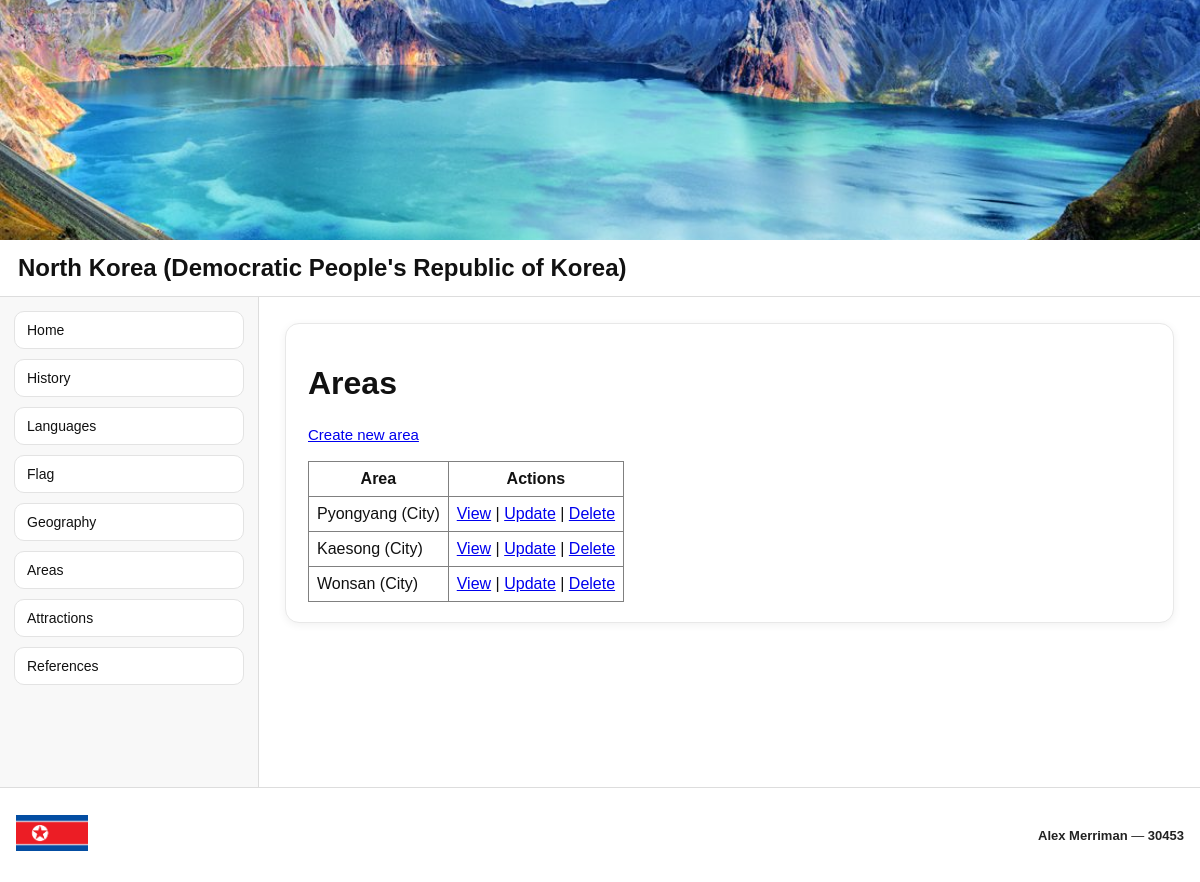
/geography/areas/, run on the app's committed database.
### geography/models.py (models this page shows, shortened)
class Area(models.Model):
    area_name = models.CharField(max_length=200)
    area_type = models.CharField(max_length=200)

### geography/views.py (the view)
# urls.py: path('areas/', views.AreaList.as_view(), name='arealist'),
class AreaList(ListView):
    model = Area
    template_name = 'geography/area_list.html'
    def get_context_data(self, **kwargs):
        context = super().get_context_data(**kwargs)
        context['country'] = COUNTRY_NAME
        context['page_title'] = 'Areas'
        context['page_meta'] = areas_page_meta()
        return context

### geography/views.py (called while the page is built)
def areas_page_meta():
    return {
        "title": "Areas",
        "last_updated": None,
    }

### geography/templates/geography/area_list.html
{% extends 'pages/base.html' %}
{% block content %}
<h1>Areas</h1>
<p><a href="{% url 'areacreate' %}">Create new area</a></p>
<table border="1">
    <tr>
        <th>Area</th>
        <th>Actions</th>
    </tr>
    {% for area in area_list %}
    <tr>
        <td>{{ area.area_name }} ({{ area.area_type|title }})</td>
        <td>
            <a href="{% url 'areadetail' area.pk %}">View</a> |
            <a href="{% url 'areaupdate' area.pk %}">Update</a> |
            <a href="{% url 'areadelete' area.pk %}">Delete</a>
        </td>
    </tr>
    {% endfor %}
</table>
{% endblock %}

### static/site.css (style rules this page uses)
html, body { height: 100%; }
body { margin: 0; font-family: Arial, sans-serif; background: #f4f4f4; color: #111; }
.content p { line-height: 1.5; font-size: 15px; }
table { border-collapse: collapse; }
th, td { padding: 8px; }

### data on the page
Area: area_name "Pyongyang", area_type "City"
Area: area_name "Kaesong", area_type "City"
Area: area_name "Wonsan", area_type "City"

### other printed values
{{ country }} "North Korea (Democratic People's Republic of Korea)"
